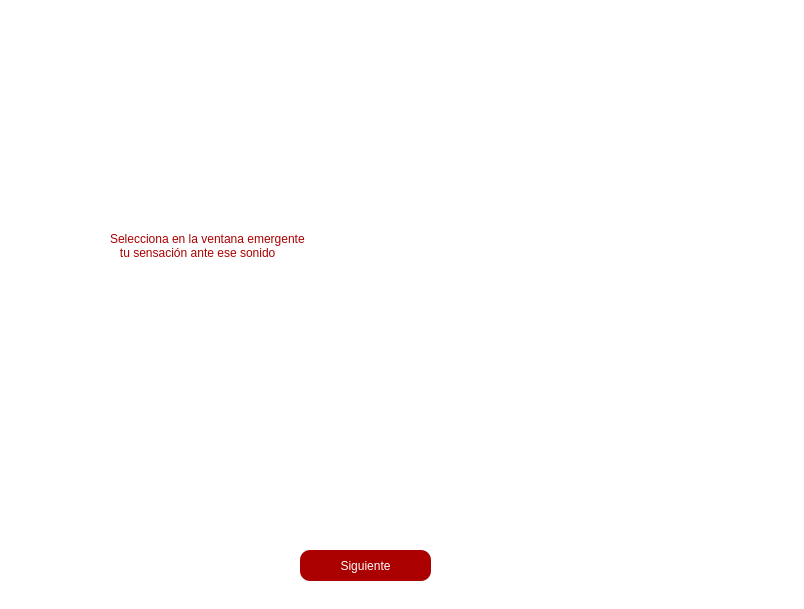
<?xml version="1.0" encoding="UTF-8"?>
<ui version="4.0">
 <class>MainWindow</class>
 <widget class="QMainWindow" name="MainWindow">
  <property name="geometry">
   <rect>
    <x>0</x>
    <y>0</y>
    <width>804</width>
    <height>609</height>
   </rect>
  </property>
  <property name="windowTitle">
   <string>MainWindow</string>
  </property>
  <property name="styleSheet">
   <string notr="true">
background-color: qlineargradient(spread:pad, x1:0, y1:0, x2:1, y2:1, stop:0 rgba(255, 255, 255, 255), stop:1 rgba(255, 255, 255, 255));</string>
  </property>
  <widget class="QWidget" name="centralwidget">
   <widget class="QLabel" name="label">
    <property name="geometry">
     <rect>
      <x>110</x>
      <y>150</y>
      <width>611</width>
      <height>191</height>
     </rect>
    </property>
    <property name="styleSheet">
     <string notr="true">color: rgb(170, 0, 0);
font: 28pt &quot;MS Shell Dlg 2&quot;;</string>
    </property>
    <property name="text">
     <string>Selecciona en la ventana emergente 
   tu sensación ante ese sonido</string>
    </property>
   </widget>
   <widget class="QToolButton" name="toolButton">
    <property name="geometry">
     <rect>
      <x>300</x>
      <y>550</y>
      <width>131</width>
      <height>31</height>
     </rect>
    </property>
    <property name="styleSheet">
     <string notr="true">border-radius: 10px;
color: rgb(255, 255, 255);
font: 75 18pt &quot;MS Shell Dlg 2&quot;;
background-color: rgb(170, 0, 0);</string>
    </property>
    <property name="text">
     <string>Siguiente</string>
    </property>
   </widget>
  </widget>
  <widget class="QStatusBar" name="statusbar"/>
 </widget>
 <resources>
  <include location="logo3.qrc"/>
 </resources>
 <connections/>
</ui>
